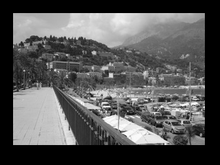
%> input picture TextureSynthesis/test_im1.bmp, 220 x 165 px, shrunk from 320 x 240 before the run
$ octave inpainting_test12.m   (GNU Octave 9; MATLAB toolbox functions it lacks are replaced by stand-ins)
%> lines starting %> are read from the running program, lines starting %| are printed output that depends on the picture; in (x1, y1, x2, y2) boxes, pixels count from 0 and x2, y2 are one past the last pixel; in counts of white or black regions, pixels touching at a corner belong together; the program's own positions count from 1
%> further down, I0 is the input picture: size 165x220 uint8; min 0, max 255, mean 88
### TextureSynthesis/inpaintl.m

function [I] = inpaintl(I, Win_size, Element, Sample_area)
%> called with Win_size = 5, Element = [1 1 1; 1 1 1; 1 1 1]
% Usage:   [Filled Image] = inpaintl (Image, Win_size, Element, Sample_area)
% Inputs:
%   Image         An image where pixels with value 0 need to be inpainted
%   Win_size      The defined window size in leung's algorithm
%   Element       The dilation element used to find unfilled neighbors,
%                 usually a 3x3 matrix of 0 and 1
%   Sample_area   The area to get samples used in bestmatch
% Output:
%   Filled Image  The inpainted image

Sigma = (Win_size)/6.4;    % sigma in gaussian
ErrThreshold = 0.1;
% get samples in original image
Sample = im2col(Sample_area,[Win_size Win_size]);
% remove useless samples
[r,c] = find(Sample == 0);
%> r = 221650 values from 1 to 25; c = 221650 values from 1 to 34776
Sample(:,c) = [];
% find margin of unfilled neighbors
    BW = logical(I);
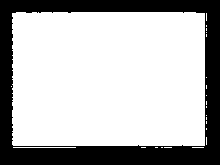
%> BW: size 165x220 logical; 71.4% white; 1 black region, box (x1, y1, x2, y2) and area: (0, 0, 220, 165) 10390
    margin = imdilate(BW,Element) - BW;
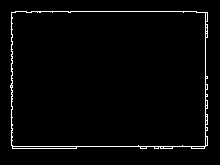
%> margin: size 165x220 double; values 0 (black) and 1 (white), 2.5% white in thin lines or dots, all inside (x1, y1, x2, y2) = (10, 11, 208, 149)
    [r,c] = find(margin);
%> r = 923 values from 12 to 149; c = 923 values from 11 to 208
    Pixel_list = [r,c];
%> Pixel_list = 923 rows, first 12: [86 11; 87 11; 88 11; 13 12; 14 12; 15 12; 16 12; 17 12; 18 12; 19 12; 20 12; 21 12]
% inpainting
while ~isempty(Pixel_list) % while image is not filled
    for i = 1 : size(r)
        % get neighborhood window for a pixel
        Template = zeros(Win_size, Win_size);
        [a,b] = size (I);
        % get Template
        for m = 1 : Win_size
            for n = 1: Win_size
                if ((Pixel_list(i,1)-(Win_size+1)/2 + m)>0 && (Pixel_list(i,1)-(Win_size+1)/2 + m) <= a && (Pixel_list(i,2)-(Win_size+1)/2 + n) > 0 && (Pixel_list(i,2)-(Win_size+1)/2 + n) <= b)
                Template(m,n) = I(Pixel_list(i,1)-(Win_size+1)/2 + m,Pixel_list(i,2)-(Win_size+1)/2 + n);
                end
            end
        end
        % find best match
        Valid_mask = logical(Template);    % 1s filled, 0s otherwise
        Gauss_mask = fspecial('gaussian', Win_size, Sigma);
        Weight = Gauss_mask .* Valid_mask;
        TotWeight = sum(sum(Gauss_mask .* Valid_mask));
        Weight_new = Weight(:) * ones(1,size(Sample,2));  % same size Weight as Sample
        Template_new = Template(:) * ones(1,size(Sample,2));  % same size Template as Sample
        Sample = double(Sample);
        dist = Sample - Template_new;
        dist = dist.^2;  % get distance
        SSD = sum(dist .* Weight_new)./TotWeight; % get SSD of the samples
        Match_list = find(SSD <= min(SSD) .* (1 + ErrThreshold));  % list of all best matches
        Bestmatches = Sample(((Win_size^2+1)/2),Match_list); %  all best matches
        Bestmatch = Bestmatches((floor(rand(1))+1) .* length(Bestmatches)); % random pick
        I(Pixel_list(i,1), Pixel_list(i,2)) = Bestmatch;  % set the pixel to best
        %debug in real-time
        imagesc(I);
        axis image; colormap gray;
        drawnow;
    end
    % find margin of new unfilled neighbors
    BW = logical(I);
    margin = imdilate(BW,Element) - BW;
    [r,c] = find(margin);
    Pixel_list = [r,c];
end

### TextureSynthesis/inpainting_test12.m
Win_size = 5;  % window size, odd integer such as 5,9,11...
%% image test1
I0 = (imread('test_im1.bmp'));
Element = [1 1 1; 1 1 1; 1 1 1];   % the element for dilation
%> (the run ends here)
